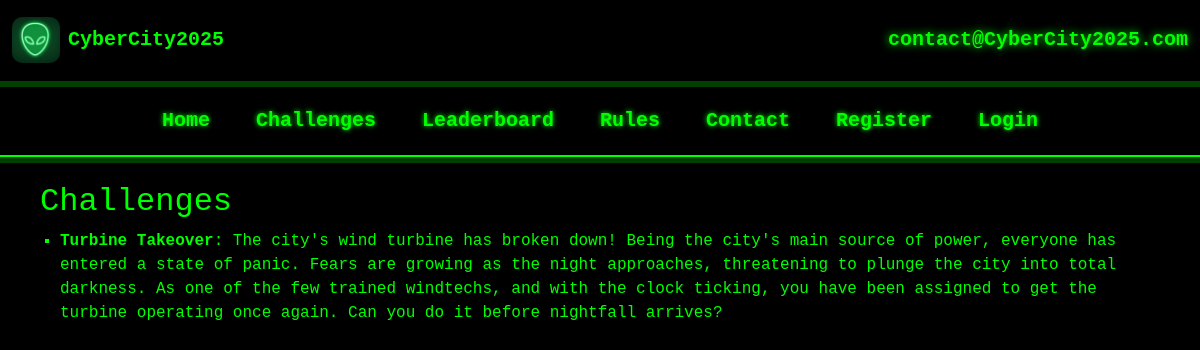
/challenges, run on the app's committed database.
### models.py (models this page shows)
class Challenge(db.Model):
    id = db.Column(db.Integer, primary_key=True)
    challengeTitle = db.Column(db.String(255))
    description = db.Column(db.Text)
    hint = db.Column(db.Text)
    flag = db.Column(db.String(255))
    points = db.Column(db.Integer, default=100)

### app.py (the view)
@app.route('/challenges')
def challenges():
    challenges_list = Challenge.query.all()
    return render_template("challenges.html", title="Challenges", challenges=challenges_list, user=current_user)

### templates/challenges.html
{% extends "base.html" %}
{% block rowOneContent %}
<h2>Challenges</h2>
<ul>
    {% for challenge in challenges %}
        <li>
            <strong><a href="{{ url_for('challenge_page', challenge_id=challenge.id) }}">{{ challenge.challengeTitle }}</a></strong>: {{ challenge.description }}
        </li>
    {% endfor %}
</ul>
{% endblock %}

### static/site.css (style rules this page uses)
body { background-color: #000000; color: #00FF00; font-family: 'Courier New', Courier, monospace; margin: 0; padding: 0; }
h1, h2, h3, p, ul, li { color: #00FF00; }
ul { list-style-type: square; padding-left: 20px; }
a { color: #00FF00; text-decoration: none; font-weight: 600; }

### data on the page
Challenge: challengeTitle "Turbine Takeover", description "The city's wind turbine has broken down! Being the city's main source of power, everyone has entered a state of panic. Fears are growing as the night approaches, threatening to plunge the city into total darkness. As one of the few trained windtechs, and with the clock ticking, you have been assigned to get the turbine operating once again. Can you do it before nightfall arrives?"
